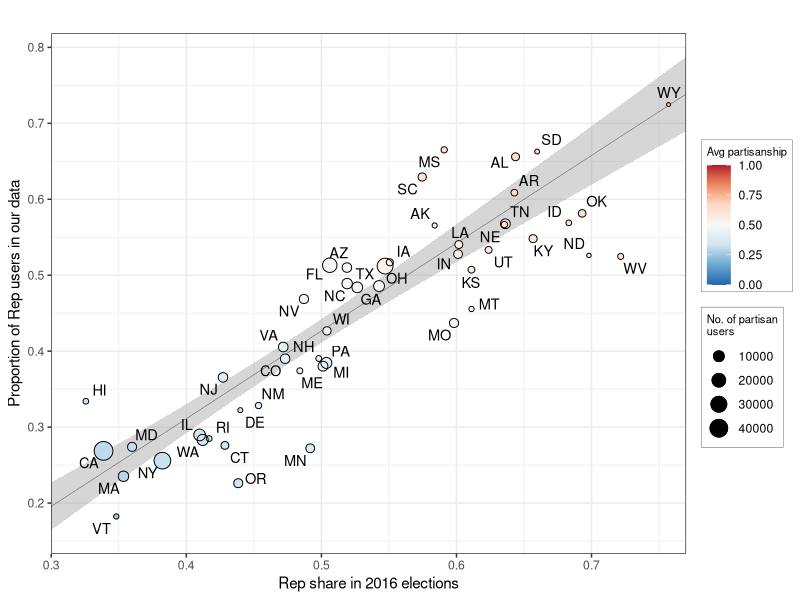

Here is the R script that generated this plot:
library(ggplot2)
library(ggrepel)
setwd('./verify_partisanship_assignment')
data <- read.csv("verify_party_assignment.csv", header=TRUE)

# We exclude DC because it has a disproportionately large number of news media Twitter handles that make it an outlier. Moreover, DC is not an official state.
data = data[data$abbr != 'DC',]

data$avg_part <- rowMeans(subset(data, select = c(rep_share, rep_twitter)), na.rm = TRUE)

ggplot(data) + 
  geom_smooth(method='lm', aes(x=rep_share, y=rep_twitter, weight=partisan_twitter), size=.1, color='black', se=TRUE, fullrange=TRUE)  + 
  geom_point(aes(x=rep_share, y=rep_twitter, size=partisan_twitter, color=avg_part)) + 
  geom_point(aes(x=rep_share, y=rep_twitter, size=partisan_twitter), shape = 1,colour = "black") +
  geom_text_repel(aes(x=rep_share, y=rep_twitter, label=abbr), size=3.7) + 
  scale_color_distiller("Avg partisanship", palette = "RdBu", limits=c(0,1)) + 
  theme_bw() +
  labs(x='Rep share in 2016 elections', y='Proportion of Rep users in our data', title='', size='No. of partisan\nusers') + 
  scale_y_continuous(breaks=seq(0,1,.1)) + scale_x_continuous(breaks=seq(0,1,.1), expand=c(0,0), limits=c(0.3, .77))  +
  theme(legend.background = element_rect(color="black",size = 0.1),legend.margin=margin(c(4,4,5,4)), legend.title=element_text(size=8))


fit <- lm(rep_share ~ rep_twitter, weights = partisan_twitter, data = data)
summary(fit)
